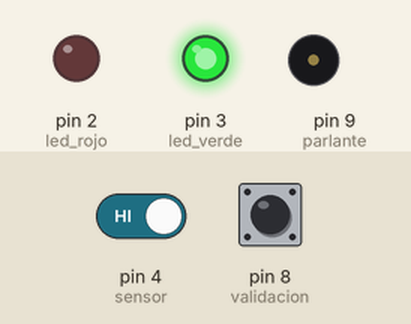
Simulated run of this sketch. Board: Arduino Uno, built with avr-gcc and run on an emulated ATmega328P. Shown: output pins drawn as LEDs (lit = HIGH), buzzer (waves = sounding). Inputs (shaded band) come from the test bench; at power-on: pin 4 (sensor) HIGH, pin 8 (validacion) HIGH.

Above: at 1.2 s.
1.3 s: pin 4 (sensor) driven LOW
At 1.42 s:
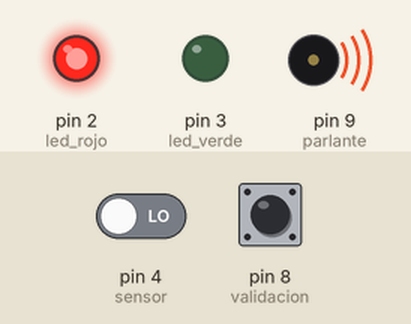
Timing chart, 0 to 10.3 s (numbered marks = the images above; inputs shaded):
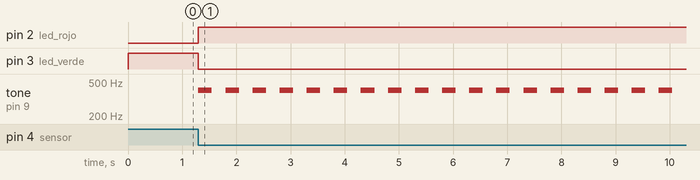

Measured:
- after the input at 1.3 s, pin 2 (led_rojo): LOW → HIGH at once; pin 3 (led_verde): HIGH → LOW at once; tone on pin 9 (parlante): alternates 400 Hz for 0.25 s and silent for 0.25 s, starting at once

The sketch:

sistema_alarma.ino
```cpp
const int led_rojo=2;
const int led_verde=3;
const int sensor=4;
const int validacion=8;
const int clave1=5;
const int clave2=6;
const int clave3=7;
const int parlante=9;
bool alarma=0;

void setup()
{
  pinMode(led_rojo, OUTPUT);
  pinMode(led_verde, OUTPUT);
  pinMode(sensor, INPUT_PULLUP);
  pinMode(validacion, INPUT_PULLUP);
  pinMode(clave1, INPUT);
  pinMode(clave2, INPUT);
  pinMode(clave3, INPUT);
}

void loop()
{
 if (digitalRead(sensor)==LOW)
 {
 alarma=1;
 }
  if(alarma==1)
  {
  digitalWrite(led_verde, LOW);
    digitalWrite(led_rojo,HIGH);
    tone(parlante,400,250);
    delay (500);
  }
  if (alarma==0)
  {
  digitalWrite(led_verde,HIGH);
    digitalWrite(led_rojo, LOW);
  }


  if (digitalRead(validacion)==LOW)
  {
  if((digitalRead(clave1)==HIGH)and
     (digitalRead(clave2)==LOW)and
      (digitalRead(clave3)==HIGH))

     {
     alarma=0;
     }
     else
     {
     alarma=1;
     }
  }
     }
```
